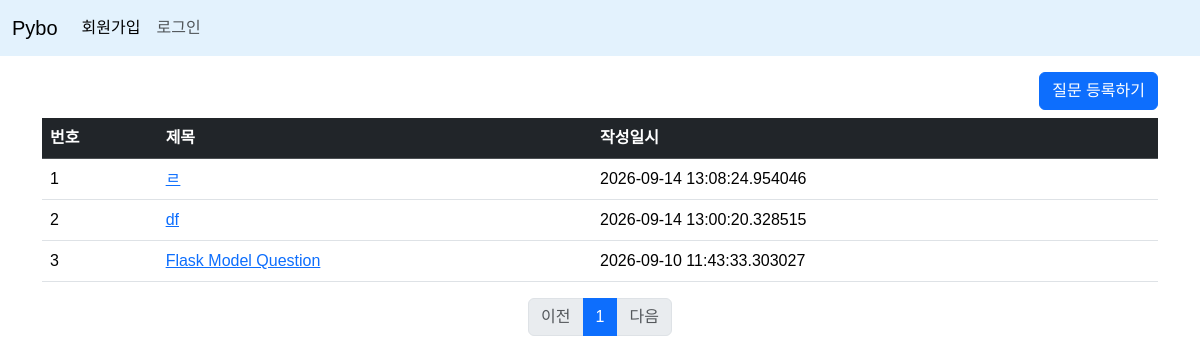
Page /question/list/ on the earlier database version.
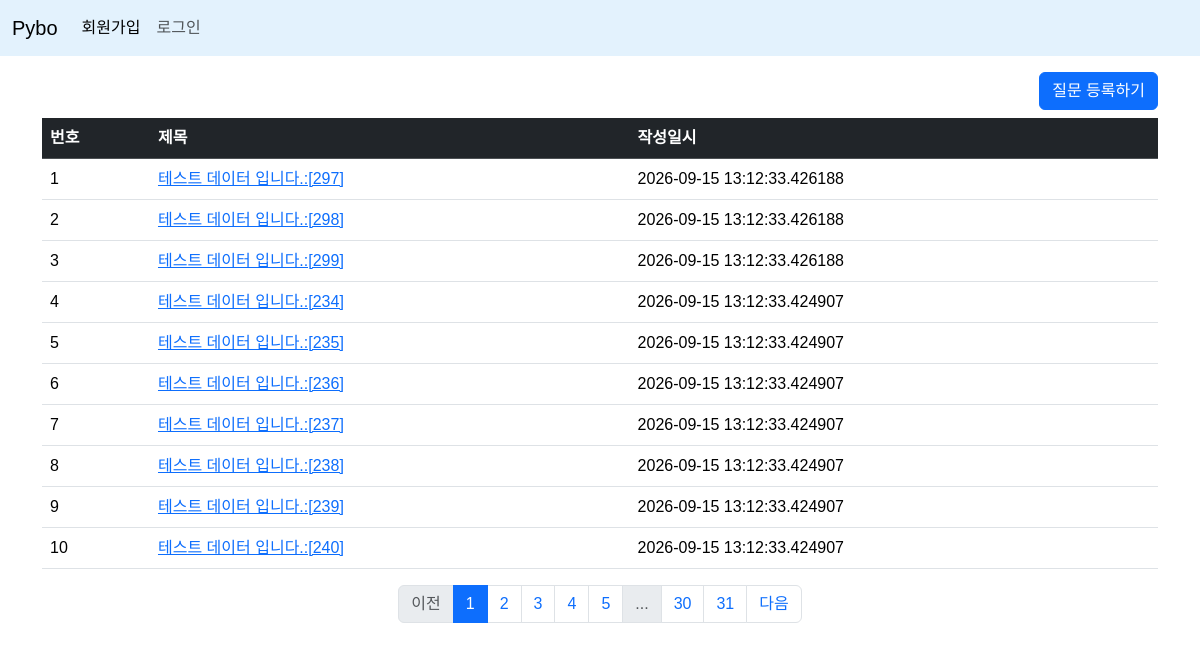
Same page on the later database version.
### pybo/models.py (models this page shows)
class Question(db.Model):
    id = db.Column(db.Integer, primary_key=True)
    subject = db.Column(db.String(200), nullable=False)
    content = db.Column(db.Text, nullable=False)
    create_date = db.Column(db.DateTime, nullable=False)

### pybo/views/question_views.py (the view)
@bp.route('/list/')
def _list():
    page = request.args.get('page', type=int, default=1) # url parameter ?page=1
    question_list = Question.query.order_by(Question.create_date.desc())
    question_list = question_list.paginate(page=page, per_page=10)
    return render_template('question/question_list.html', question_list=question_list)

### pybo/templates/question/question_list.html
{% extends 'base.html'%}
{% block content %}
<div class="container my-3">
    <div class="text-end">
        <a href="{{ url_for('question.create') }}" class="btn btn-primary brn-sm mb-2 ">질문 등록하기</a>
    </div>
    <table class="table table-hover">
      <thead>
        <tr class="table-dark">
              <th>번호</th>
              <th>제목</th>
              <th>작성일시</th>
        </tr>
      </thead>
      <tbody>
          {%if question_list %}
          {% for question in question_list.items %}
        <tr>
          <td>{{ loop.index }}</td>
          <td>
              <a href="{{url_for('question.detail', question_id=question.id)}}">{{question.subject}}</a>
          </td>
          <td>{{ question.create_date }}</td>
        </tr>
        {% endfor %}
        {% else %}
        <tr>
          <td colspan="3">질문이 없습니다.</td>
        </tr>
        {% endif %}
      </tbody>
    </table>
    <nav aria-label="...">
      <ul class="pagination justify-content-center">
        {% if question_list.has_prev %}
        <li class="page-item">
            <a href="?page={{ question_list.prev_num }}" class="page-link">이전</a>
        </li>
        {% else %}
        <li class="page-item disabled">
            <a href="javascript:void(0)" class="page-link" aria-disabled="true">이전</a>
        </li>
        {% endif %}
        {% for page_num in question_list.iter_pages() %}
        {% if page_num %}
        {% if page_num != question_list.page %}
        <li class="page-item"><a class="page-link" href="?page={{ page_num }}">{{ page_num }}</a></li>
        {% else %}
        <li class="page-item active">
          <a class="page-link" href="javascript:void(0)" aria-current="page">{{ page_num }}</a>
        </li>
        {% endif %}
        {% else %}
        <li class="page-item disabled">
            <a class="page-link" href="javascript:void(0)">...</a>
        </li>
        {% endif %}
        {% endfor %}
        {% if question_list.has_next %}
        <li class="page-item">
            <a class="page-link" href="?page={{ question_list.next_num }}">다음</a>
        </li>
        {% else %}
        <li class="page-item disabled">
            <a class="page-link" href="javascript:void(0)" aria-disabled="true">다음</a>
        </li>
        {% endif %}
      </ul>
    </nav>
</div>
{% endblock %}

### pybo/templates/base.html (shortened to what this page needs)
<!DOCTYPE html>
<html lang="ko">
<head>
    <link rel="stylesheet" href="https://cdn.jsdelivr.net/npm/bootstrap@5.3.8/dist/css/bootstrap.min.css">
    <link rel="stylesheet" href="{{ url_for('static', filename='style.css') }}">
</head>
<body>
    {% include 'navbar.html' %}
    {% block content %}
    {% endblock %}
</body>
</html>

### pybo/templates/navbar.html (shortened to what this page needs)
   <nav class="navbar navbar-expand-sm" style="background-color: #e3f2fd;" data-bs-theme="light">
      <div class="container-fluid">
        <a class="navbar-brand" href="{{ url_for('main.index') }}">Pybo</a>
        <div class="collapse navbar-collapse" id="navbarNav">
          <ul class="navbar-nav">
            <li class="nav-item">
              <a class="nav-link active" aria-current="page" href="#">회원가입</a>
            </li>
            <li class="nav-item">
              <a class="nav-link" href="#">로그인</a>
            </li>
          </ul>
        </div>
      </div>
    </nav>

### pybo/static/style.css (style rules this page uses)
body { font-family: "Noto Sans KR", sans-serif; font-weight: 400; }

Differences in the rows shown:
removed Question: subject "ㄹ", create_date "2026-09-14 13:08:24.954046"
removed Question: subject "df", create_date "2026-09-14 13:00:20.328515"
no longer on this page (row unchanged): Question: subject "Flask Model Question", create_date "2026-09-10 11:43:33.303027"
added Question: subject "테스트 데이터 입니다.:[297]", create_date "2026-09-15 13:12:33.426188"
added Question: subject "테스트 데이터 입니다.:[298]", create_date "2026-09-15 13:12:33.426188"
added Question: subject "테스트 데이터 입니다.:[299]", create_date "2026-09-15 13:12:33.426188"
added Question: subject "테스트 데이터 입니다.:[234]", create_date "2026-09-15 13:12:33.424907"
added Question: subject "테스트 데이터 입니다.:[235]", create_date "2026-09-15 13:12:33.424907"
added Question: subject "테스트 데이터 입니다.:[236]", create_date "2026-09-15 13:12:33.424907"
added Question: subject "테스트 데이터 입니다.:[237]", create_date "2026-09-15 13:12:33.424907"
added Question: subject "테스트 데이터 입니다.:[238]", create_date "2026-09-15 13:12:33.424907"
added Question: subject "테스트 데이터 입니다.:[239]", create_date "2026-09-15 13:12:33.424907"
added Question: subject "테스트 데이터 입니다.:[240]", create_date "2026-09-15 13:12:33.424907"
Other differences:
new list line: "2"
new list line: "3"
new list line: "4"
new list line: "5"
new list line: "30"
new list line: "31"
